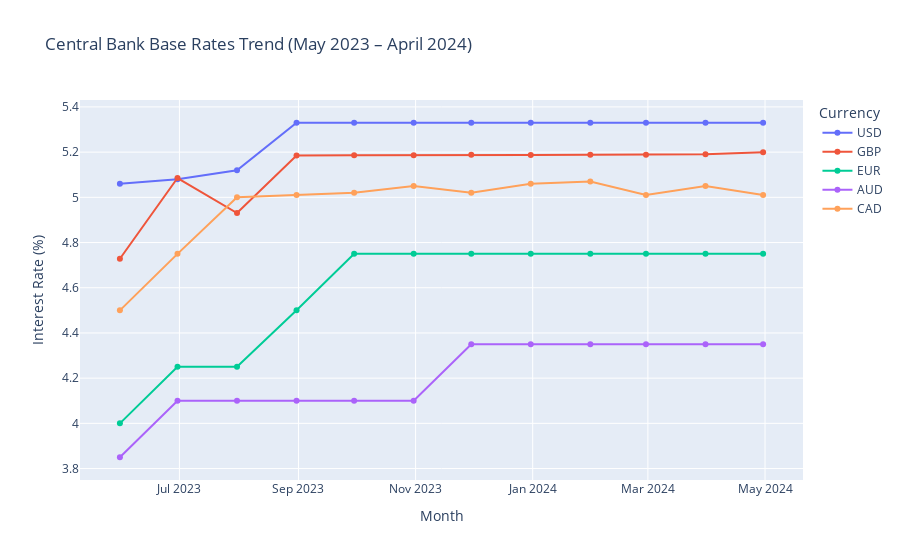

Notebook code cell kept with this figure:
### Code cell
# Select the relevant columns for the base rates
plot_cols = {
    'US_FFR': 'USD',
    'UK_LIBOR/SONIA': 'GBP', 
    'EU_MLFR': 'EUR',
    'AU_CRT': 'AUD',
    'CA_CORRA': 'CAD'
}
df_plot = base_rate[list(plot_cols.keys()) + ['Date']].rename(columns=plot_cols)

# Melt for multi-line plotting
df_melt = df_plot.melt(id_vars='Date', var_name='Currency', value_name='Base Rate')

# Plot all lines
fig = px.line(
    df_melt,
    x='Date',
    y='Base Rate',
    color='Currency',
    markers=True,
    title="Central Bank Base Rates Trend (May 2023 – April 2024)",
    labels={'Base Rate': 'Interest Rate (%)', 'Date': 'Month'}
)
fig.show()

### Figure 1 — Plotly figure (JSON) as saved in the notebook; plotly's stock layout.template omitted (floating-point values rounded to 4 significant figures)
{"data": [{"hovertemplate": "Currency=USD<br>Month=%{x}<br>Interest Rate (%)=%{y}<extra></extra>", "legendgroup": "USD", "line": {"color": "#636efa", "dash": "solid"}, "marker": {"symbol": "circle"}, "mode": "lines+markers", "name": "USD", "orientation": "v", "showlegend": true, "type": "scatter", "x": ["2023-05-31T00:00:00", "2023-06-30T00:00:00", "2023-07-31T00:00:00", "2023-08-31T00:00:00", "2023-09-30T00:00:00", "2023-10-31T00:00:00", "2023-11-30T00:00:00", "2023-12-31T00:00:00", "2024-01-31T00:00:00", "2024-02-29T00:00:00", "2024-03-31T00:00:00", "2024-04-30T00:00:00"], "xaxis": "x", "y": [5.06, 5.08, 5.12, 5.33, 5.33, 5.33, 5.33, 5.33, 5.33, 5.33, 5.33, 5.33], "yaxis": "y"}, {"hovertemplate": "Currency=GBP<br>Month=%{x}<br>Interest Rate (%)=%{y}<extra></extra>", "legendgroup": "GBP", "line": {"color": "#EF553B", "dash": "solid"}, "marker": {"symbol": "circle"}, "mode": "lines+markers", "name": "GBP", "orientation": "v", "showlegend": true, "type": "scatter", "x": ["2023-05-31T00:00:00", "2023-06-30T00:00:00", "2023-07-31T00:00:00", "2023-08-31T00:00:00", "2023-09-30T00:00:00", "2023-10-31T00:00:00", "2023-11-30T00:00:00", "2023-12-31T00:00:00", "2024-01-31T00:00:00", "2024-02-29T00:00:00", "2024-03-31T00:00:00", "2024-04-30T00:00:00"], "xaxis": "x", "y": [4.728, 5.085, 4.93, 5.185, 5.187, 5.186, 5.188, 5.187, 5.188, 5.189, 5.191, 5.2], "yaxis": "y"}, {"hovertemplate": "Currency=EUR<br>Month=%{x}<br>Interest Rate (%)=%{y}<extra></extra>", "legendgroup": "EUR", "line": {"color": "#00cc96", "dash": "solid"}, "marker": {"symbol": "circle"}, "mode": "lines+markers", "name": "EUR", "orientation": "v", "showlegend": true, "type": "scatter", "x": ["2023-05-31T00:00:00", "2023-06-30T00:00:00", "2023-07-31T00:00:00", "2023-08-31T00:00:00", "2023-09-30T00:00:00", "2023-10-31T00:00:00", "2023-11-30T00:00:00", "2023-12-31T00:00:00", "2024-01-31T00:00:00", "2024-02-29T00:00:00", "2024-03-31T00:00:00", "2024-04-30T00:00:00"], "xaxis": "x", "y": [4, 4.25, 4.25, 4.5, 4.75, 4.75, 4.75, 4.75, 4.75, 4.75, 4.75, 4.75], "yaxis": "y"}, {"hovertemplate": "Currency=AUD<br>Month=%{x}<br>Interest Rate (%)=%{y}<extra></extra>", "legendgroup": "AUD", "line": {"color": "#ab63fa", "dash": "solid"}, "marker": {"symbol": "circle"}, "mode": "lines+markers", "name": "AUD", "orientation": "v", "showlegend": true, "type": "scatter", "x": ["2023-05-31T00:00:00", "2023-06-30T00:00:00", "2023-07-31T00:00:00", "2023-08-31T00:00:00", "2023-09-30T00:00:00", "2023-10-31T00:00:00", "2023-11-30T00:00:00", "2023-12-31T00:00:00", "2024-01-31T00:00:00", "2024-02-29T00:00:00", "2024-03-31T00:00:00", "2024-04-30T00:00:00"], "xaxis": "x", "y": [3.85, 4.1, 4.1, 4.1, 4.1, 4.1, 4.35, 4.35, 4.35, 4.35, 4.35, 4.35], "yaxis": "y"}, {"hovertemplate": "Currency=CAD<br>Month=%{x}<br>Interest Rate (%)=%{y}<extra></extra>", "legendgroup": "CAD", "line": {"color": "#FFA15A", "dash": "solid"}, "marker": {"symbol": "circle"}, "mode": "lines+markers", "name": "CAD", "orientation": "v", "showlegend": true, "type": "scatter", "x": ["2023-05-31T00:00:00", "2023-06-30T00:00:00", "2023-07-31T00:00:00", "2023-08-31T00:00:00", "2023-09-30T00:00:00", "2023-10-31T00:00:00", "2023-11-30T00:00:00", "2023-12-31T00:00:00", "2024-01-31T00:00:00", "2024-02-29T00:00:00", "2024-03-31T00:00:00", "2024-04-30T00:00:00"], "xaxis": "x", "y": [4.5, 4.75, 5, 5.01, 5.02, 5.05, 5.02, 5.06, 5.07, 5.01, 5.05, 5.01], "yaxis": "y"}], "layout": {"legend": {"title": {"text": "Currency"}, "tracegroupgap": 0}, "title": {"text": "Central Bank Base Rates Trend (May 2023 – April 2024)"}, "xaxis": {"anchor": "y", "domain": [0, 1], "title": {"text": "Month"}}, "yaxis": {"anchor": "x", "domain": [0, 1], "title": {"text": "Interest Rate (%)"}}}}
